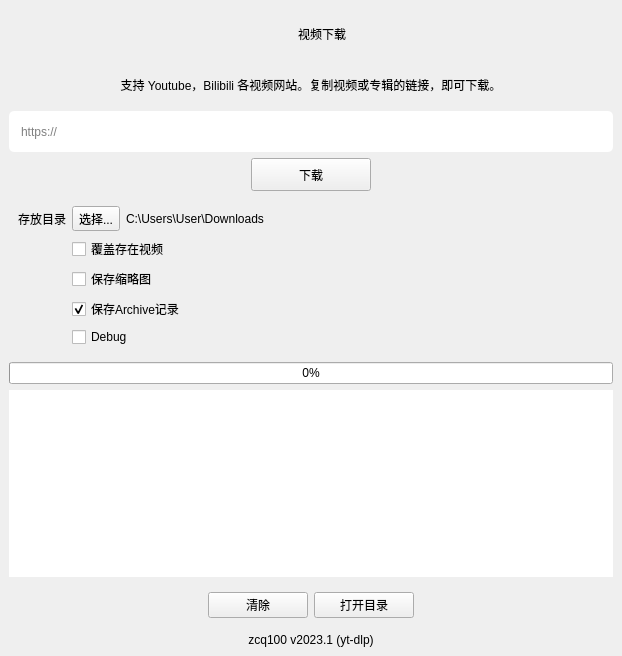
<?xml version="1.0" encoding="UTF-8"?>
<ui version="4.0">
 <class>VideoDl</class>
 <widget class="QMainWindow" name="VideoDl">
  <property name="geometry">
   <rect>
    <x>0</x>
    <y>0</y>
    <width>622</width>
    <height>656</height>
   </rect>
  </property>
  <property name="windowTitle">
   <string>Video Download</string>
  </property>
  <property name="windowIcon">
   <iconset>
    <normaloff>:/icon/recource/download.png</normaloff>:/icon/recource/download.png</iconset>
  </property>
  <property name="styleSheet">
   <string notr="true">QFrame{
border: 0px;
}</string>
  </property>
  <widget class="QWidget" name="centralwidget">
   <layout class="QVBoxLayout" name="verticalLayout">
    <item>
     <widget class="QFrame" name="frame_5">
      <property name="frameShape">
       <enum>QFrame::StyledPanel</enum>
      </property>
      <property name="frameShadow">
       <enum>QFrame::Raised</enum>
      </property>
      <layout class="QHBoxLayout" name="horizontalLayout_4">
       <property name="spacing">
        <number>15</number>
       </property>
       <property name="leftMargin">
        <number>0</number>
       </property>
       <property name="topMargin">
        <number>0</number>
       </property>
       <property name="rightMargin">
        <number>0</number>
       </property>
       <property name="bottomMargin">
        <number>0</number>
       </property>
       <item>
        <spacer name="horizontalSpacer_3">
         <property name="orientation">
          <enum>Qt::Horizontal</enum>
         </property>
         <property name="sizeHint" stdset="0">
          <size>
           <width>40</width>
           <height>20</height>
          </size>
         </property>
        </spacer>
       </item>
       <item>
        <widget class="QLabel" name="label_5">
         <property name="maximumSize">
          <size>
           <width>80</width>
           <height>80</height>
          </size>
         </property>
         <property name="text">
          <string/>
         </property>
         <property name="pixmap">
          <pixmap resource="../resource.qrc">:/icon/resource/download.png</pixmap>
         </property>
         <property name="scaledContents">
          <bool>true</bool>
         </property>
        </widget>
       </item>
       <item>
        <widget class="QLabel" name="label">
         <property name="minimumSize">
          <size>
           <width>0</width>
           <height>50</height>
          </size>
         </property>
         <property name="styleSheet">
          <string notr="true">font: 20pt &quot;Microsoft YaHei UI&quot;;</string>
         </property>
         <property name="text">
          <string>视频下载</string>
         </property>
         <property name="alignment">
          <set>Qt::AlignCenter</set>
         </property>
        </widget>
       </item>
       <item>
        <spacer name="horizontalSpacer_4">
         <property name="orientation">
          <enum>Qt::Horizontal</enum>
         </property>
         <property name="sizeHint" stdset="0">
          <size>
           <width>40</width>
           <height>20</height>
          </size>
         </property>
        </spacer>
       </item>
      </layout>
     </widget>
    </item>
    <item>
     <widget class="QLabel" name="label_2">
      <property name="minimumSize">
       <size>
        <width>0</width>
        <height>40</height>
       </size>
      </property>
      <property name="text">
       <string>支持 Youtube，Bilibili 各视频网站。复制视频或专辑的链接，即可下载。</string>
      </property>
      <property name="alignment">
       <set>Qt::AlignCenter</set>
      </property>
     </widget>
    </item>
    <item>
     <widget class="QLineEdit" name="lineEditUrl">
      <property name="styleSheet">
       <string notr="true">height: 35px;
font: 12pt &quot;Lucida Console&quot;;
border-radius:5px;
padding: 3px 10px;
</string>
      </property>
      <property name="placeholderText">
       <string>https://</string>
      </property>
     </widget>
    </item>
    <item>
     <widget class="QFrame" name="frame_2">
      <property name="frameShape">
       <enum>QFrame::StyledPanel</enum>
      </property>
      <property name="frameShadow">
       <enum>QFrame::Raised</enum>
      </property>
      <layout class="QHBoxLayout" name="horizontalLayout">
       <property name="leftMargin">
        <number>0</number>
       </property>
       <property name="topMargin">
        <number>0</number>
       </property>
       <property name="rightMargin">
        <number>0</number>
       </property>
       <property name="bottomMargin">
        <number>0</number>
       </property>
       <item>
        <widget class="QPushButton" name="pushButtonDownload">
         <property name="minimumSize">
          <size>
           <width>120</width>
           <height>0</height>
          </size>
         </property>
         <property name="maximumSize">
          <size>
           <width>120</width>
           <height>16777215</height>
          </size>
         </property>
         <property name="styleSheet">
          <string notr="true">height: 25px;

/*

QPushButton{
font: 16pt &quot;黑体&quot;;
height: 30px;
border: 2px solid #ccc;
border-radius: 5px;
background-color: rgb(0, 127, 0);
color: rgb(255, 255, 255);
}

QPushButton:hover{
	background-color: rgb(0, 170, 0);
}
QPushButton:press{
	background-color: rgb(0, 113, 0);
}


*/</string>
         </property>
         <property name="text">
          <string>下载</string>
         </property>
        </widget>
       </item>
      </layout>
     </widget>
    </item>
    <item>
     <widget class="QFrame" name="frame">
      <property name="frameShape">
       <enum>QFrame::StyledPanel</enum>
      </property>
      <property name="frameShadow">
       <enum>QFrame::Raised</enum>
      </property>
      <layout class="QFormLayout" name="formLayout">
       <item row="5" column="0">
        <widget class="QLabel" name="label_3">
         <property name="text">
          <string>存放目录</string>
         </property>
         <property name="alignment">
          <set>Qt::AlignCenter</set>
         </property>
        </widget>
       </item>
       <item row="5" column="1">
        <widget class="QFrame" name="frame_3">
         <property name="frameShape">
          <enum>QFrame::StyledPanel</enum>
         </property>
         <property name="frameShadow">
          <enum>QFrame::Raised</enum>
         </property>
         <layout class="QHBoxLayout" name="horizontalLayout_2">
          <property name="leftMargin">
           <number>0</number>
          </property>
          <property name="topMargin">
           <number>0</number>
          </property>
          <property name="rightMargin">
           <number>0</number>
          </property>
          <property name="bottomMargin">
           <number>0</number>
          </property>
          <item>
           <widget class="QToolButton" name="toolButtonChageSaveDir">
            <property name="text">
             <string>选择...</string>
            </property>
           </widget>
          </item>
          <item>
           <widget class="QLabel" name="label_SaveDir">
            <property name="text">
             <string>C:\Users\User\Downloads</string>
            </property>
           </widget>
          </item>
         </layout>
        </widget>
       </item>
       <item row="6" column="1">
        <widget class="QCheckBox" name="checkBox_forceoverwrite">
         <property name="text">
          <string>覆盖存在视频</string>
         </property>
        </widget>
       </item>
       <item row="7" column="1">
        <widget class="QCheckBox" name="checkBox_savethumbnail">
         <property name="text">
          <string>保存缩略图</string>
         </property>
        </widget>
       </item>
       <item row="8" column="1">
        <widget class="QCheckBox" name="checkBox_savearchive">
         <property name="statusTip">
          <string>保存归档文件，在批量下载的时候，可以避免重复下载。</string>
         </property>
         <property name="text">
          <string>保存Archive记录</string>
         </property>
         <property name="checked">
          <bool>true</bool>
         </property>
        </widget>
       </item>
       <item row="9" column="1">
        <widget class="QCheckBox" name="checkBox_debug">
         <property name="text">
          <string>Debug</string>
         </property>
         <property name="checked">
          <bool>false</bool>
         </property>
        </widget>
       </item>
      </layout>
     </widget>
    </item>
    <item>
     <widget class="QProgressBar" name="progressBar_download">
      <property name="enabled">
       <bool>true</bool>
      </property>
      <property name="styleSheet">
       <string notr="true"/>
      </property>
      <property name="value">
       <number>0</number>
      </property>
      <property name="alignment">
       <set>Qt::AlignLeading|Qt::AlignLeft|Qt::AlignVCenter</set>
      </property>
      <property name="textVisible">
       <bool>true</bool>
      </property>
      <property name="invertedAppearance">
       <bool>false</bool>
      </property>
      <property name="textDirection">
       <enum>QProgressBar::TopToBottom</enum>
      </property>
     </widget>
    </item>
    <item>
     <widget class="QTextEdit" name="textEditLog">
      <property name="sizePolicy">
       <sizepolicy hsizetype="Expanding" vsizetype="Expanding">
        <horstretch>0</horstretch>
        <verstretch>0</verstretch>
       </sizepolicy>
      </property>
      <property name="font">
       <font>
        <pointsize>10</pointsize>
        <italic>false</italic>
        <bold>false</bold>
       </font>
      </property>
      <property name="styleSheet">
       <string notr="true">border-radius: 5px;</string>
      </property>
      <property name="lineWrapMode">
       <enum>QTextEdit::WidgetWidth</enum>
      </property>
      <property name="readOnly">
       <bool>true</bool>
      </property>
      <property name="textInteractionFlags">
       <set>Qt::LinksAccessibleByMouse|Qt::TextSelectableByMouse</set>
      </property>
     </widget>
    </item>
    <item>
     <widget class="QFrame" name="frame_4">
      <property name="frameShape">
       <enum>QFrame::StyledPanel</enum>
      </property>
      <property name="frameShadow">
       <enum>QFrame::Raised</enum>
      </property>
      <layout class="QHBoxLayout" name="horizontalLayout_3">
       <item>
        <spacer name="horizontalSpacer">
         <property name="orientation">
          <enum>Qt::Horizontal</enum>
         </property>
         <property name="sizeHint" stdset="0">
          <size>
           <width>40</width>
           <height>20</height>
          </size>
         </property>
        </spacer>
       </item>
       <item>
        <widget class="QPushButton" name="pushButtonClearLog">
         <property name="minimumSize">
          <size>
           <width>100</width>
           <height>0</height>
          </size>
         </property>
         <property name="maximumSize">
          <size>
           <width>100</width>
           <height>16777215</height>
          </size>
         </property>
         <property name="text">
          <string>清除</string>
         </property>
        </widget>
       </item>
       <item>
        <widget class="QPushButton" name="pushButtonOpenDownloadDir">
         <property name="minimumSize">
          <size>
           <width>100</width>
           <height>0</height>
          </size>
         </property>
         <property name="maximumSize">
          <size>
           <width>100</width>
           <height>16777215</height>
          </size>
         </property>
         <property name="text">
          <string>打开目录</string>
         </property>
        </widget>
       </item>
       <item>
        <spacer name="horizontalSpacer_2">
         <property name="orientation">
          <enum>Qt::Horizontal</enum>
         </property>
         <property name="sizeHint" stdset="0">
          <size>
           <width>40</width>
           <height>20</height>
          </size>
         </property>
        </spacer>
       </item>
      </layout>
     </widget>
    </item>
    <item>
     <widget class="QLabel" name="label_4">
      <property name="text">
       <string>zcq100 v2023.1 (yt-dlp)</string>
      </property>
      <property name="alignment">
       <set>Qt::AlignCenter</set>
      </property>
     </widget>
    </item>
   </layout>
  </widget>
 </widget>
 <resources>
  <include location="../resource.qrc"/>
 </resources>
 <connections/>
</ui>
